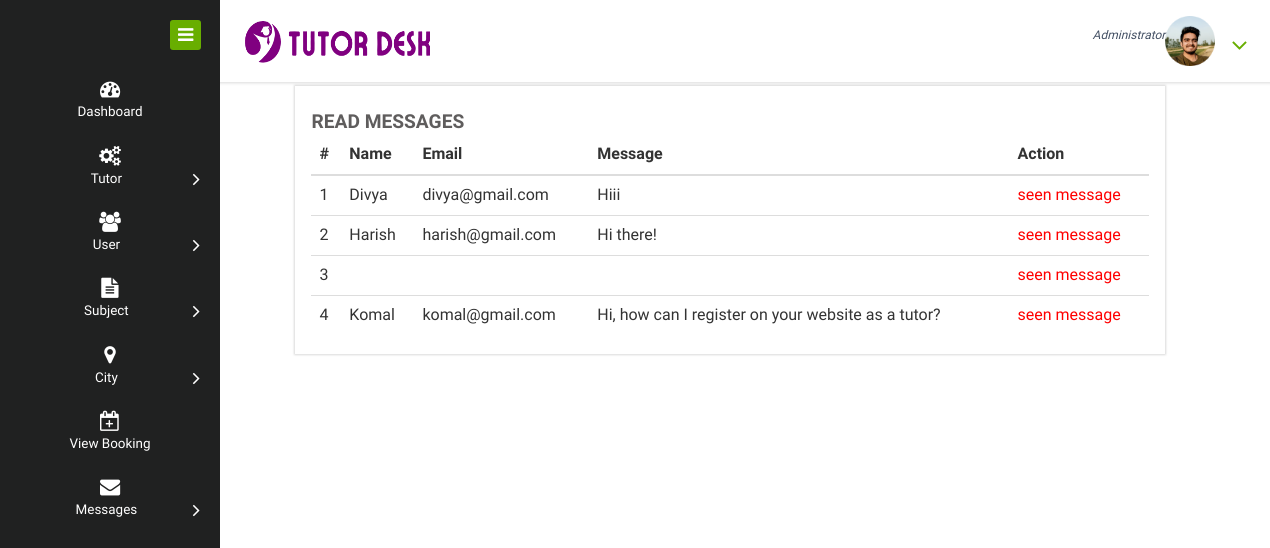
/read_message, run on the app's committed database.
### home_service/models.py (models this page shows, shortened)
class Contact(models.Model):
    status = models.ForeignKey(Status,on_delete=models.CASCADE,null=True)
    name = models.CharField(max_length=100, null=True)
    message1 = models.CharField(max_length=200, null=True)
    email = models.EmailField(null=True)

### home_service/views.py (the view)
# urls.py: path('read_message',read_message,name="read_message"),
def read_message(request):
    dic = notification()
    sta = Status.objects.get(status='read')
    pro1 = Contact.objects.filter(status=sta)
    d = {'ser':pro1,'new': dic['new'], 'count': dic['count']}
    return render(request,'read_message.html',d)

### home_service/views.py (called while the page is built)
def notification():
    status = Status.objects.get(status='pending')
    new = Service_Man.objects.filter(status=status)
    count=0
    for i in new:
        count+=1
    d = {'count':count,'new':new}
    return d

### home_service/templates/read_message.html
{% extends 'admin_navigation.html' %}
{% load static %}{% block body %}
<div>
  <div class="col-md-1"></div>
  <div class="col-md-10 chit-chat-layer1-left">
    <div class="work-progres" style="margin-bottom: 30px;">
      <div class="chit-chat-heading">
        Read Messages
      </div>
      <div class="table-responsive">
        <table class="table table-hover">
          <thead>
            <tr>
              <th>#</th>
              <th>Name</th>
              <th>Email</th>
              <th>Message</th>
              <th>Action</th>
            </tr>
          </thead>
          <tbody>
            {% for i in ser %}
            <tr>
              <td>{{forloop.counter}}</td>
              <td>{{i.name}}</td>
              <td>{{i.email}}</td>
              <td>{{i.message1}}</td>
              <td style="color:red">seen message</td>
            </tr>
            {% endfor %}
          </tbody>
        </table>
      </div>
    </div>
  </div>
  <div class="col-md-1"></div>
</div>
{% endblock %}

### data on the page
Contact: name "Divya", email "divya@gmail.com", message1 "Hiii"
Contact: name "Harish", email "harish@gmail.com", message1 "Hi there!"
Contact: name "Komal", email "komal@gmail.com", message1 "Hi, how can I register on your website as a tutor?"
